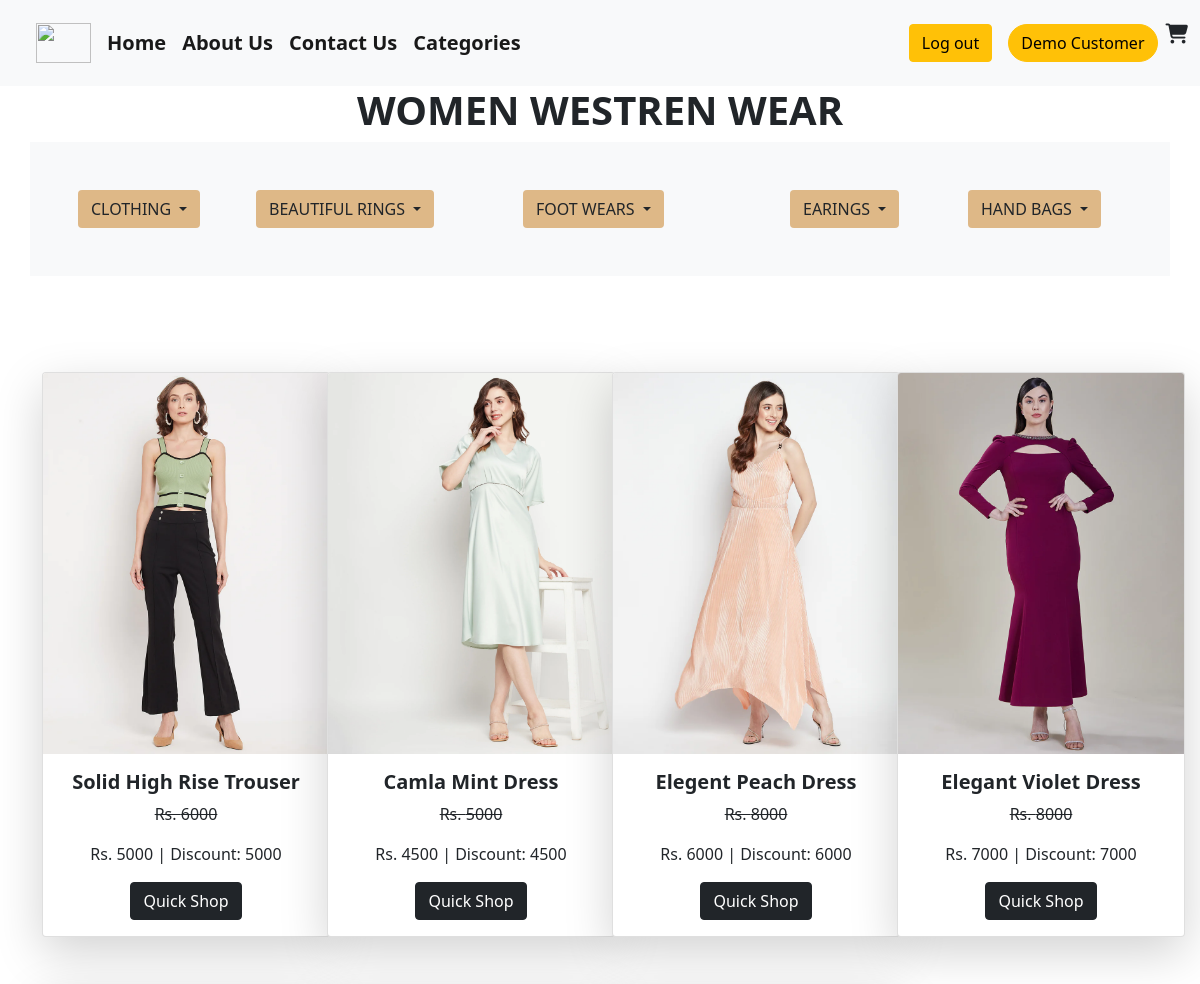
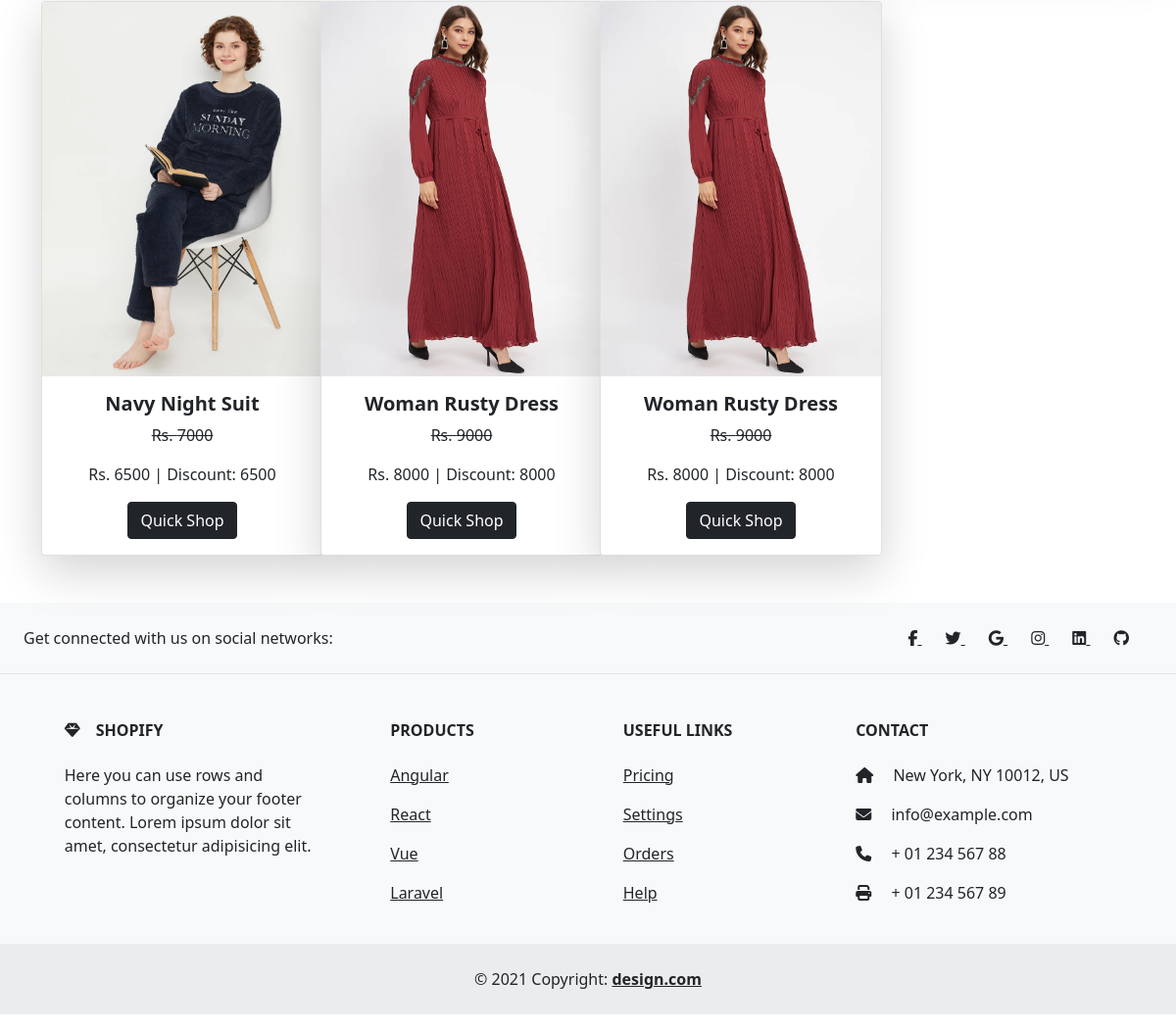
The page /westren-wear.php (signed in) on the database its author committed (2 pictures, top to bottom).
### tables this page shows
CREATE TABLE `w_details` (
  `id` int(255) NOT NULL AUTO_INCREMENT,
  `name` varchar(255) NOT NULL,
  `description` varchar(255) NOT NULL,
  `dead` varchar(255) NOT NULL,
  `sale` varchar(255) NOT NULL,
  `total` varchar(255) NOT NULL,
  `category` varchar(255) NOT NULL,
  `sub-category` varchar(255) NOT NULL,
  `image` varchar(255) NOT NULL,
  PRIMARY KEY (`id`)
);

### helpers.php (called while the page is built, shortened)
<?php
if (!function_exists('esc')) {
    function e($value)
    {
        return htmlspecialchars((string) $value, ENT_QUOTES, 'UTF-8');
    }
}

### westren-wear.php (the view, shortened to what this page needs)
<?php require_once __DIR__ . '/helpers.php'; ?>
<?php
if (!isset($_SESSION['aid'])) {
    header('location:loginn.php'); exit;
} else {
    $name = $_SESSION['name'];
}
?>
<!DOCTYPE html>
<html lang="en">
<head>
  <link href="https://cdn.jsdelivr.net/npm/bootstrap@5.0.2/dist/css/bootstrap.min.css" rel="stylesheet">
  <link rel="stylesheet" href="https://cdnjs.cloudflare.com/ajax/libs/font-awesome/6.4.2/css/all.min.css">
</head>
<body>
  <nav class="navbar navbar-expand-lg navbar-light bg-light">
    <div class="container-fluid fw-bold">
      <a class="navbar-brand ms-4 rounded-circle" href="#"> <img src="./shopping-cart.png" alt="" height="40px" width="55px"></a>
      <div class="collapse navbar-collapse" id="navbarSupportedContent">
        <ul class="navbar-nav me-auto mb-2 mb-lg-0">
          <li class="nav-item">
            <a class="navbar-brand" href="./index1.php">Home</a>
          </li>
          <li class="nav-item">
            <a class="navbar-brand" href="./about1.php">About Us</a>
          </li>
          <li class="nav-item">
            <a class="navbar-brand" href="./contect1.php">Contact Us</a>
          </li>
          <li class="nav-item">
            <a class="navbar-brand" href="./categories1.php">Categories</a>
          </li>
        </ul>
        <ul style="list-style-type: none;" class="mt-3">
          <li class="nav-item">
            <a class="navbar-brand" href="./logout.php"><button class="btn btn-warning">Log out</button></a>
          </li>
        </ul>
        <form class="d-flex">
        <button class="btn btn-warning rounded-pill me-2"><?php echo e($name); ?></button>
          <i class="fa fa-cart-shopping fs-5"></i>
        </form>
      </div>
    </div>
  </nav>
  <div class="container">
    <div class="row">
      <div class="col-lg-12 col-md-12">
        <h1 class="text-center fw-bold">WOMEN WESTREN WEAR</h1>
      </div>
    </div>
  </div>
  <div class="container bg-light p-5">
    <div class="dropdwn row">
      <div class=" arrival col-lg-2 col-md-4">
        <div class="dropdown">
          <button class="btn dropdown-toggle" type="button" id="dropdownMenuButton1" data-bs-toggle="dropdown" aria-expanded="false" style="background-color:burlywood;">
            CLOTHING
          </button>
        </div>
      </div>
      <div class="drp-boys col-lg-3 col-md-4">
        <div class="dropdown">
          <button class="btn dropdown-toggle" type="button" id="dropdownMenuButton1" data-bs-toggle="dropdown" aria-expanded="false" style="background-color:burlywood;">
            BEAUTIFUL RINGS
          </button>
        </div>
      </div>
      <div class="toddler-kids col-lg-3 col-md-4">
        <div class="dropdown">
          <button class="btn dropdown-toggle" type="button" id="dropdownMenuButton1" data-bs-toggle="dropdown" aria-expanded="false" style="background-color:burlywood;">
            FOOT WEARS
          </button>
        </div>
      </div>
      <div class="drp-girls col-lg-2 col-md-4">
        <div class="dropdown">
          <button class="btn dropdown-toggle" type="button" id="dropdownMenuButton1" data-bs-toggle="dropdown" aria-expanded="false" style="background-color:burlywood;">
            EARINGS
          </button>
        </div>
      </div>
      <div class="eastren col-lg-2 col-md-4">
        <div class="dropdown">
          <button class="btn dropdown-toggle" type="button" id="dropdownMenuButton1" data-bs-toggle="dropdown" aria-expanded="false" style="background-color:burlywood;">
            HAND BAGS
          </button>
        </div>
      </div>
    </div>
  </div>
  <div class="container mt-5">
    <div class="row">
      <?php
      include './conn.php';
      $select = "SELECT * FROM `w_details` WHERE `category` = 'westren'";
      $query = mysqli_query($conn, $select);
      while ($result = mysqli_fetch_array($query)) {
      ?>
        <div class="col-lg-3 col-md-6 text-center mt-5">
          <div class="card shadow-lg" style="width: 18rem;">
            <img src="./admin/upload/<?php echo e($result['image']); ?>" class="card-img-top" alt="...">
            <div class="card-body">
              <h5 class="card-title fw-bold"><?php echo e($result['name'])?></h5>
              <p class="card-text"> <strike>Rs. <?php echo e($result['dead'])?></strike></p>
              <p class="card-text"> Rs. <?php echo e($result['sale'])?> <span> | Discount: <?php echo e($result['total'])?></span></p>
              <a href="add-to-cart1.php?id=<?php echo e($result['id']); ?>" class="btn btn-dark">Quick Shop</a>
            </div>
          </div>
        </div>
      <?php
      }
      ?>
    </div>
  </div>
  <footer class="text-center text-lg-start bg-light text-dark mb-3 mt-5">
    <section class="d-flex justify-content-center justify-content-lg-between p-4 border-bottom">
      <div class="me-5 d-none d-lg-block">
        <span>Get connected with us on social networks:</span>
      </div>
      <div>
        <a href="" class="me-4 text-reset">
          <i class="fab fa-facebook-f"></i>
        </a>
        <a href="" class="me-4 text-reset">
          <i class="fab fa-twitter"></i>
        </a>
        <a href="" class="me-4 text-reset">
          <i class="fab fa-google"></i>
        </a>
        <a href="" class="me-4 text-reset">
          <i class="fab fa-instagram"></i>
        </a>
        <a href="" class="me-4 text-reset">
          <i class="fab fa-linkedin"></i>
        </a>
        <a href="" class="me-4 text-reset">
          <i class="fab fa-github"></i>
        </a>
      </div>
    </section>
    <section class="">
      <div class="container text-center text-md-start mt-5">
        <div class="row mt-3">
          <div class="col-md-3 col-lg-4 col-xl-3 mx-auto mb-4">
            <h6 class="text-uppercase fw-bold mb-4">
              <i class="fas fa-gem me-3"></i>Shopify
            </h6>
            <p>
              Here you can use rows and columns to organize your footer content. Lorem ipsum
              dolor sit amet, consectetur adipisicing elit.
            </p>
          </div>
          <div class="col-md-2 col-lg-2 col-xl-2 mx-auto mb-4">
            <h6 class="text-uppercase fw-bold mb-4">
              Products
            </h6>
            <p>
              <a href="#!" class="text-reset">Angular</a>
            </p>
            <p>
              <a href="#!" class="text-reset">React</a>
            </p>
            <p>
              <a href="#!" class="text-reset">Vue</a>
            </p>
            <p>
              <a href="#!" class="text-reset">Laravel</a>
            </p>
          </div>
          <div class="col-md-3 col-lg-2 col-xl-2 mx-auto mb-4">
            <h6 class="text-uppercase fw-bold mb-4">
              Useful links
            </h6>
            <p>
              <a href="#!" class="text-reset">Pricing</a>
            </p>
            <p>
              <a href="#!" class="text-reset">Settings</a>
            </p>
            <p>
              <a href="#!" class="text-reset">Orders</a>
            </p>
            <p>
              <a href="#!" class="text-reset">Help</a>
            </p>
          </div>
          <div class="col-md-4 col-lg-3 col-xl-3 mx-auto mb-md-0 mb-4">
            <h6 class="text-uppercase fw-bold mb-4">Contact</h6>
            <p><i class="fas fa-home me-3"></i> New York, NY 10012, US</p>
            <p>
              <i class="fas fa-envelope me-3"></i>
              info@example.com
            </p>
            <p><i class="fas fa-phone me-3"></i> + 01 234 567 88</p>
            <p><i class="fas fa-print me-3"></i> + 01 234 567 89</p>
          </div>
        </div>
      </div>
    </section>
    <div class="text-center p-4" style="background-color: rgba(0, 0, 0, 0.05);">
      © 2021 Copyright:
      <a class="text-reset fw-bold" href="">design.com</a>
    </div>
  </footer>
</body>
</html>

### rows shown on the page
w_details: image (picture), name "Solid High Rise Trouser", dead "6000", sale "5000", total "5000"
w_details: image (picture), name "Camla Mint Dress", dead "5000", sale "4500", total "4500"
w_details: image (picture), name "Elegent Peach Dress", dead "8000", sale "6000", total "6000"
w_details: image (picture), name "Elegant Violet Dress", dead "8000", sale "7000", total "7000"
w_details: image (picture), name "Navy Night Suit", dead "7000", sale "6500", total "6500"
w_details: image (picture), name "Woman Rusty Dress", dead "9000", sale "8000", total "8000"
w_details: image (picture), name "Woman Rusty Dress", dead "9000", sale "8000", total "8000"

### other values the page prints
$name "Demo Customer"
